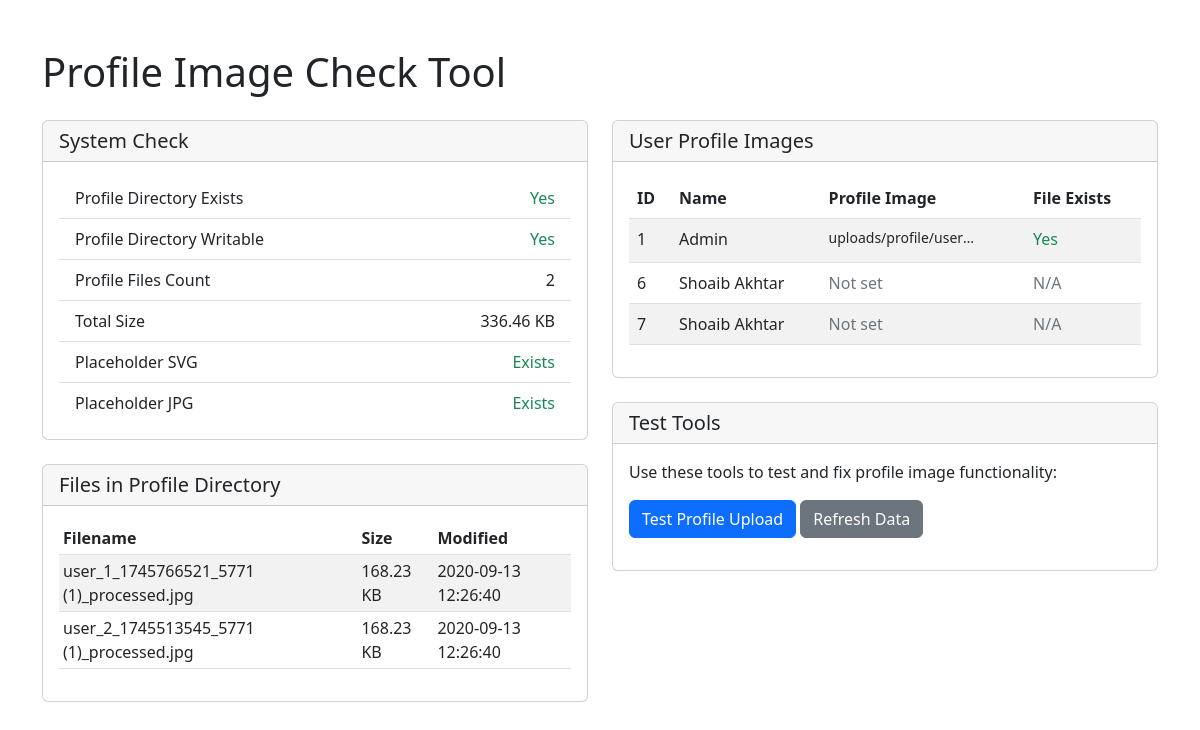
The page /check_profile_images.php on the database its author committed.
### tables this page shows
CREATE TABLE `users` (
  `id` int(11) NOT NULL,
  `name` varchar(100) NOT NULL,
  `email` varchar(100) NOT NULL,
  `password` varchar(255) DEFAULT NULL,
  `profile_image` varchar(255) DEFAULT NULL,
  `google_id` varchar(100) DEFAULT NULL,
  `role` enum('user','admin') DEFAULT 'user',
  `created_at` timestamp NOT NULL DEFAULT current_timestamp(),
  `updated_at` timestamp NOT NULL DEFAULT current_timestamp() ON UPDATE current_timestamp()
);

### check_profile_images.php (the view, shortened to what this page needs)
<?php
function fileExists($path) {
    $absolutePath = __DIR__ . '/' . $path;
    $absolutePath = str_replace('\\', '/', $absolutePath);
    return file_exists($absolutePath);
}
$conn = getDbConnection();
$stmt = $conn->query("SELECT id, name, email, profile_image FROM users ORDER BY id");
$users = $stmt->fetchAll(PDO::FETCH_ASSOC);
$profileDir = __DIR__ . '/uploads/profile';
$profileDir = str_replace('\\', '/', $profileDir);
$directoryExists = file_exists($profileDir);
$directoryWritable = $directoryExists && is_writable($profileDir);
$fileCount = 0;
$totalSize = 0;
$profileFiles = [];
if ($directoryExists) {
    $files = scandir($profileDir);
    foreach ($files as $file) {
        if ($file != '.' && $file != '..') {
            $fileCount++;
            $filePath = $profileDir . '/' . $file;
            $fileSize = filesize($filePath);
            $totalSize += $fileSize;
            $profileFiles[] = [
                'name' => $file,
                'size' => $fileSize,
                'modified' => date("Y-m-d H:i:s", filemtime($filePath))
            ];
        }
    }
}
$placeholderSvg = file_exists(__DIR__ . '/assets/images/placeholder.svg');
$placeholderJpg = file_exists(__DIR__ . '/assets/images/placeholder.jpg');
?>
<!DOCTYPE html>
<html lang="en">
<head>
    <link rel="stylesheet" href="https://cdn.jsdelivr.net/npm/bootstrap@5.2.3/dist/css/bootstrap.min.css">
</head>
<body>
    <div class="container py-5">
        <h1 class="mb-4">Profile Image Check Tool</h1>
        <div class="row">
            <div class="col-md-6">
                <div class="card mb-4">
                    <div class="card-header">
                        <h5 class="mb-0">System Check</h5>
                    </div>
                    <div class="card-body">
                        <ul class="list-group list-group-flush">
                            <li class="list-group-item d-flex justify-content-between align-items-center">
                                Profile Directory Exists
                                <span class="<?= $directoryExists ? 'status-ok' : 'status-error' ?>">
                                    <?= $directoryExists ? '<i class="bi bi-check-circle"></i> Yes' : '<i class="bi bi-x-circle"></i> No' ?>
                                </span>
                            </li>
                            <li class="list-group-item d-flex justify-content-between align-items-center">
                                Profile Directory Writable
                                <span class="<?= $directoryWritable ? 'status-ok' : 'status-error' ?>">
                                    <?= $directoryWritable ? '<i class="bi bi-check-circle"></i> Yes' : '<i class="bi bi-x-circle"></i> No' ?>
                                </span>
                            </li>
                            <li class="list-group-item d-flex justify-content-between align-items-center">
                                Profile Files Count
                                <span><?= $fileCount ?></span>
                            </li>
                            <li class="list-group-item d-flex justify-content-between align-items-center">
                                Total Size
                                <span><?= round($totalSize / 1024, 2) ?> KB</span>
                            </li>
                            <li class="list-group-item d-flex justify-content-between align-items-center">
                                Placeholder SVG
                                <span class="<?= $placeholderSvg ? 'status-ok' : 'status-warning' ?>">
                                    <?= $placeholderSvg ? '<i class="bi bi-check-circle"></i> Exists' : '<i class="bi bi-exclamation-triangle"></i> Missing' ?>
                                </span>
                            </li>
                            <li class="list-group-item d-flex justify-content-between align-items-center">
                                Placeholder JPG
                                <span class="<?= $placeholderJpg ? 'status-ok' : 'status-warning' ?>">
                                    <?= $placeholderJpg ? '<i class="bi bi-check-circle"></i> Exists' : '<i class="bi bi-exclamation-triangle"></i> Missing' ?>
                                </span>
                            </li>
                        </ul>
                    </div>
                </div>
                <?php if (count($profileFiles) > 0): ?>
                <div class="card mb-4">
                    <div class="card-header">
                        <h5 class="mb-0">Files in Profile Directory</h5>
                    </div>
                    <div class="card-body">
                        <div class="table-responsive">
                            <table class="table table-striped table-sm">
                                <thead>
                                    <tr>
                                        <th>Filename</th>
                                        <th>Size</th>
                                        <th>Modified</th>
                                    </tr>
                                </thead>
                                <tbody>
                                    <?php foreach ($profileFiles as $file): ?>
                                    <tr>
                                        <td><?= htmlspecialchars($file['name']) ?></td>
                                        <td><?= round($file['size'] / 1024, 2) ?> KB</td>
                                        <td><?= $file['modified'] ?></td>
                                    </tr>
                                    <?php endforeach; ?>
                                </tbody>
                            </table>
                        </div>
                    </div>
                </div>
                <?php endif; ?>
            </div>
            <div class="col-md-6">
                <div class="card mb-4">
                    <div class="card-header">
                        <h5 class="mb-0">User Profile Images</h5>
                    </div>
                    <div class="card-body">
                        <div class="table-responsive">
                            <table class="table table-striped">
                                <thead>
                                    <tr>
                                        <th>ID</th>
                                        <th>Name</th>
                                        <th>Profile Image</th>
                                        <th>File Exists</th>
                                    </tr>
                                </thead>
                                <tbody>
                                    <?php foreach ($users as $user): ?>
                                    <tr>
                                        <td><?= $user['id'] ?></td>
                                        <td><?= htmlspecialchars($user['name']) ?></td>
                                        <td>
                                            <?php if (!empty($user['profile_image'])): ?>
                                                <small class="text-truncate d-inline-block" style="max-width: 150px;"><?= $user['profile_image'] ?></small>
                                            <?php else: ?>
                                                <span class="text-muted">Not set</span>
                                            <?php endif; ?>
                                        </td>
                                        <td>
                                            <?php if (!empty($user['profile_image'])): ?>
                                                <?php $fileExists = fileExists($user['profile_image']); ?>
                                                <span class="<?= $fileExists ? 'status-ok' : 'status-error' ?>">
                                                    <?= $fileExists ? '<i class="bi bi-check-circle"></i> Yes' : '<i class="bi bi-x-circle"></i> No' ?>
                                                </span>
                                            <?php else: ?>
                                                <span class="text-muted">N/A</span>
                                            <?php endif; ?>
                                        </td>
                                    </tr>
                                    <?php endforeach; ?>
                                </tbody>
                            </table>
                        </div>
                    </div>
                </div>
                <div class="card">
                    <div class="card-header">
                        <h5 class="mb-0">Test Tools</h5>
                    </div>
                    <div class="card-body">
                        <p>Use these tools to test and fix profile image functionality:</p>
                        <div class="mb-3">
                            <a href="test_profile_upload.php" class="btn btn-primary">Test Profile Upload</a>
                            <a href="?refresh=<?= time() ?>" class="btn btn-secondary">Refresh Data</a>
                        </div>
                    </div>
                </div>
            </div>
        </div>
    </div>
</body>
</html>

### check_profile_images.php (style rules this page uses)
.status-ok { color: #198754; }

### rows shown on the page
users: id "1", name "Admin", profile_image "uploads/profile/user…", shows "Yes"
users: id "6", name "Shoaib Akhtar", shows "Not set", shows "N/A"
users: id "7", name "Shoaib Akhtar", shows "Not set", shows "N/A"

### other values the page prints
$fileCount "2"
$totalSize / 1024 "336.46"
$file['name'] "user_1_1745766521_5771 (1)_processed.jpg"
$file['size'] / 1024 "168.23"
$file['modified'] "2020-09-13 12:26:40"
$file['name'] "user_2_1745513545_5771 (1)_processed.jpg"
